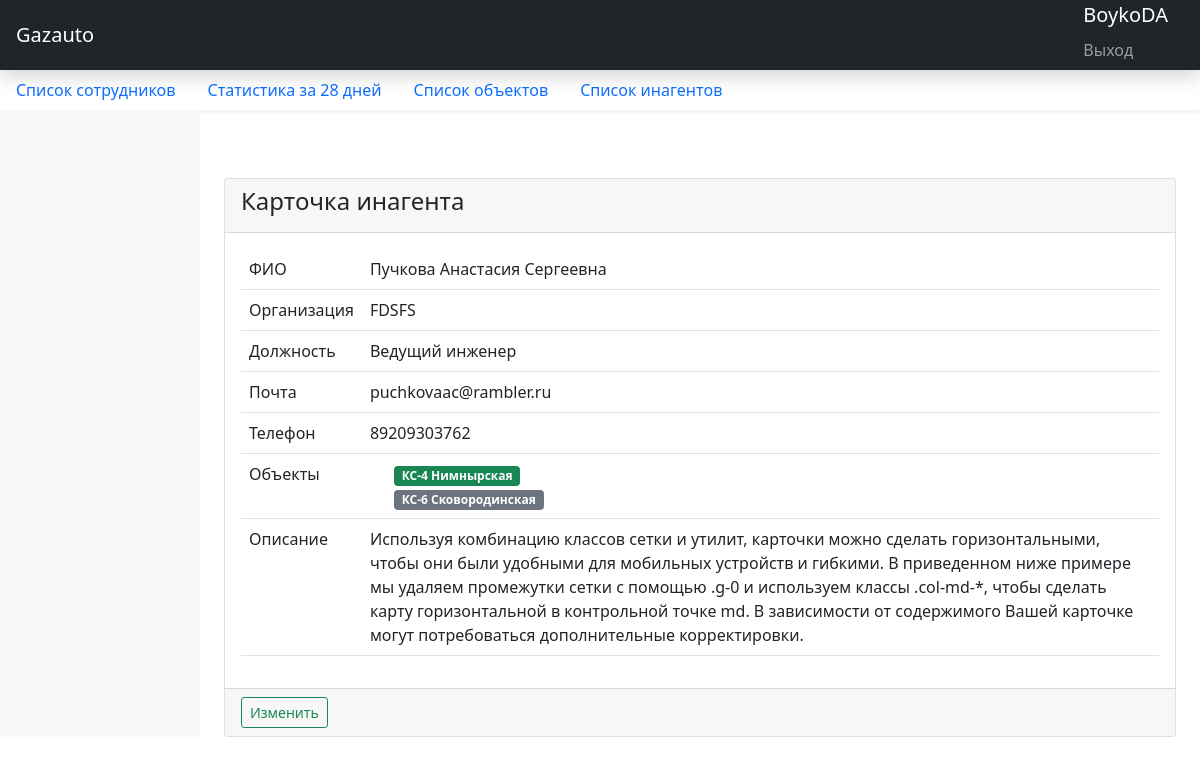
The app's page /agent/puchkova_anastasiya_sergeevna_902106/ (signed in) with its own data.
### statistic_app/models.py (models this page shows, shortened)
class AgentProject(models.Model):
    first_name = models.CharField("Имя", max_length=200, blank=False, null=False)
    last_name = models.CharField("Фамилия", max_length=200, blank=False, null=False)
    father_name = models.CharField("Отчество", max_length=200, blank=False, null=False)
    position = models.CharField(verbose_name="Должность", max_length=200)
    description = models.TextField(verbose_name="Описание", null=True, blank=True)
    location = models.ManyToManyField(Project, verbose_name='Объект', blank=True, related_name='agents')
    phone_number = models.CharField(verbose_name='Телефон', max_length=200, blank=True, null=True)
    email = models.EmailField(verbose_name='Почта', blank=True, null=True)
    organisation = models.CharField(verbose_name="Организация", null=True, blank=True, max_length=200)
    url = models.SlugField(max_length=255, unique=True, db_index=True, verbose_name="URL", default=None, null=True,
                           blank=True)
    class Meta:
        verbose_name = "История проекта"
        verbose_name_plural = "Истории проекта"
        ordering = ['-second_name', '-first_name', '-father_name']
    def get_full_name(self):
        return f"{self.last_name} {self.first_name} {self.father_name}"
    class Meta:
        verbose_name = "Инагент"
        verbose_name_plural = "Инагенты"

class Project(models.Model):
    STATUS_PROJECT = [
        ('Не начат', 'Не начат'),
        ('Подготовка', 'Подготовка'),
        ('В работе', 'В работе'),
        ('Сдан', 'Сдан'),
        ('Тех. обслуживание', 'Тех. обслуживание'),
    ]
    STATUS_STYLE_PROJECT = {
        'Не начат': 'badge bg-danger',
        'Подготовка': 'badge bg-secondary',
        'В работе': 'badge bg-primary',
        'Сдан': 'badge bg-success',
        'Тех. обслуживание': 'badge bg-warning text-dark',
    }
    name = models.CharField("Название", max_length=200, blank=False, null=False, unique=True)
    status = models.CharField("Статус проекта", max_length=200, choices=STATUS_PROJECT,
                              default='Не начат')
    description = models.TextField("Описание события", null=True, blank=True)
    tasks = models.TextField("Задачи", max_length=2000, blank=True, null=True)
    url = models.SlugField(max_length=255, unique=True, db_index=True, verbose_name="URL", default=None, null=True,
                           blank=True)
    class Meta:
        ordering = ['-name']
    def status_style(self):
        return self.STATUS_STYLE_PROJECT[self.status]
    def get_absolute_url(self):
        return reverse('project_detail', kwargs={'slug': self.url})
    class Meta:
        verbose_name = "Проект"
        verbose_name_plural = "Проекты"

### statistic_app/views.py (the view, shortened to what this page needs)
# urls.py: path('agent/<str:slug>/', AgentDetailView.as_view(), name='agent_detail'),
class AgentDetailView(LoginRequiredMixin, View):
    login_url = '/accounts/login'
    model = AgentProject
    slug_field = "url"
    template_name = "agent/agent_detail.html"
    pagination = 10
    def get(self, request, slug):
        contex = self.get_context_data(slug)
        return render(request, self.template_name, contex)
    def get_context_data(self, slug):
        context = {}
        object = get_object_or_404(self.model, url__iexact=slug)
        context['agent'] = get_object_or_404(self.model, url__iexact=slug)
        return context

### templates/agent/agent_detail.html (shortened to what this page needs)
{% extends 'index.html' %}
{% block contents %}
<div class="card">
    <div class="card-header">
        <h4>Карточка инагента</h4>
    </div>
    <div class="card-body">
        <table class="table table-hover" id="telemetry_table1">
            <tbody>
            <tr>
                <td>ФИО</td>
                <td>{{ agent.get_full_name }}</td>
            </tr>
            <tr>
                <td>Организация</td>
                <td>{{ agent.organisation }}</td>
            </tr>
            <tr>
                <td>Должность</td>
                <td>{{ agent.position }}</td>
            </tr>
            <tr>
                <td>Почта</td>
                <td>{% if agent.email %}{{ agent.email }}{% else %}Неизвестно{% endif %}</td>
            </tr>
            <tr>
                <td>Телефон</td>
                <td>{% if agent.phone_number %}{{ agent.phone_number }}{% else %}Неизвестно{% endif %}</td>
            </tr>
            <tr>
                <td>Объекты</td>
                <td>
                    <div class="container">
                        <div class="row">
                             <span class="">
                                {% for loc in agent.location.all %}
                                 <a href="{{ loc.get_absolute_url }}">
                                     <span class="{{ loc.status_style }}" data-toggle="tooltip" data-placement="top" title="{{ loc.status }}">{{ loc.name }}</span>
                                 </a>
                                 <br>
                                {% endfor %}
                                </span>
                        </div>
                    </div>
                </td>
            </tr>
            {% if agent.description %}
            <tr>
                <td>Описание</td>
                <td>{{ agent.description }}</td>
            </tr>
            {% endif %}
            </tbody>
        </table>
    </div>
    <div class="card-footer">
            {% if user.is_authenticated or user.is_superuser %}
               <a class="btn  btn-outline-success btn-sm " href="{% url 'agent_update' agent.url %}"
                   role="button">Изменить</a>
            {% endif %}
    </div>
</div>
{% endblock %}

### templates/index.html (shortened to what this page needs)
{% load static %}
<!doctype  html>
<html lang="ru">
<head>
    <link href="{% static 'css/bootstrap.min.css' %}" rel="stylesheet">
</head>
<body>
<header class="navbar navbar-dark sticky-top bg-dark flex-md-nowrap p-0 shadow">
    <a class="navbar-brand col-md-2 col-lg-1 me-1 px-3" href="{% url 'user_list' %}">Gazauto</a>
    <ul class="navbar-nav px-3">
        {% if user.is_authenticated %}
        <li class="nav-item text-nowrap">
            <a class="navbar-brand">{{user.username}}</a>
            <a class="nav-link" href="{% url 'logout' %}">Выход</a>
        </li>
        {% else %}
        <li class="nav-item text-nowrap">
            <a class="nav-link" href="{% url 'login' %}">Вход</a>
        </li>
        {% endif %}
    </ul>
</header>
{% block navigation %}
<div class="nav-scroller bg-body shadow-sm">
  <nav class="nav nav-underline" aria-label="Secondary navigation">
      <a class="nav-link " aria-current="page" href="{% url 'user_list' %}">Список сотрудников</a>
      <a class="nav-link" href="{% url 'statistics' %}">Статистика за 28 дней</a>
      <a class="nav-link" href="{% url 'project_list' %}">Список объектов</a>
      <a class="nav-link" href="{% url 'agent_list' %}">Список инагентов</a>
  </nav>
</div>
{% endblock %}
<div class="container-fluid">
    <div class="row">
        <nav id="sidebarMenu" class="col-md-3 col-lg-2 d-md-block bg-light sidebar collapse">
            <div class="position-sticky pt-3">
            </div>
        </nav>
        <main class="col-md-4 ms-sm-auto col-lg-10 px-md-4">
            <canvas class="my-4 w-100 chartjs-render-monitor" id="myChart" width="913" height="585"
                    style="display: block; height: 20px; width: 609px;"></canvas>
            {% block contents %}{% endblock %}
        </main>
    </div>
</div>
</body>

### records on screen
AgentProject: get_full_name "Пучкова Анастасия Сергеевна", organisation "FDSFS", position "Ведущий инженер", email "puchkovaac@rambler.ru", phone_number "89209303762", description "Используя комбинацию классов сетки и утилит, карточки можно сделать горизонтальными, чтобы они были удобными для мобильных устройств и гибкими. В приведенном ниже примере мы удаляем промежутки сетки с помощью .g-0 и используем классы .col-md-*, чтобы сделать карту горизонтальной в контрольной точке md. В зависимости от содержимого Вашей карточке могут потребоваться дополнительные корректировки."
Project: name "КС-4 Нимнырская"
Project: name "КС-6 Сковородинская"

### other values on screen
{{ user.username }} "BoykoDA"
